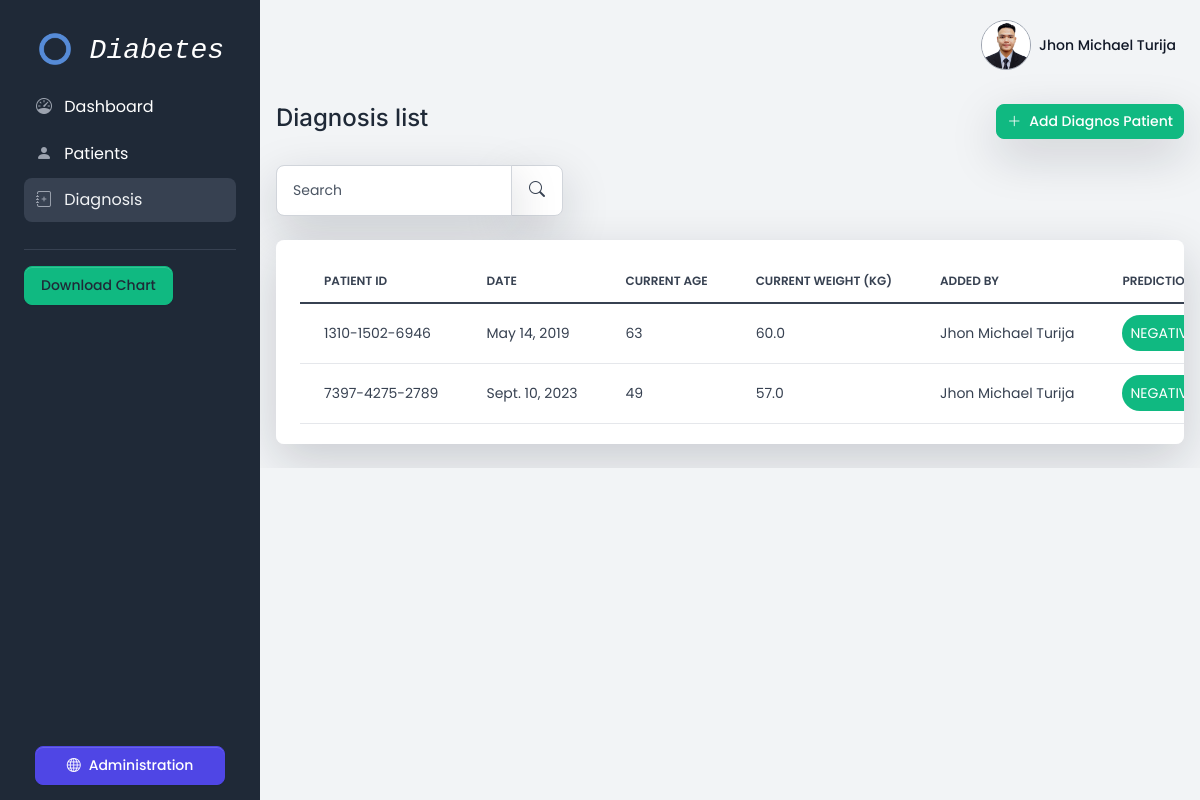
The page /diagnosis/ (signed in) on the database as committed earlier.
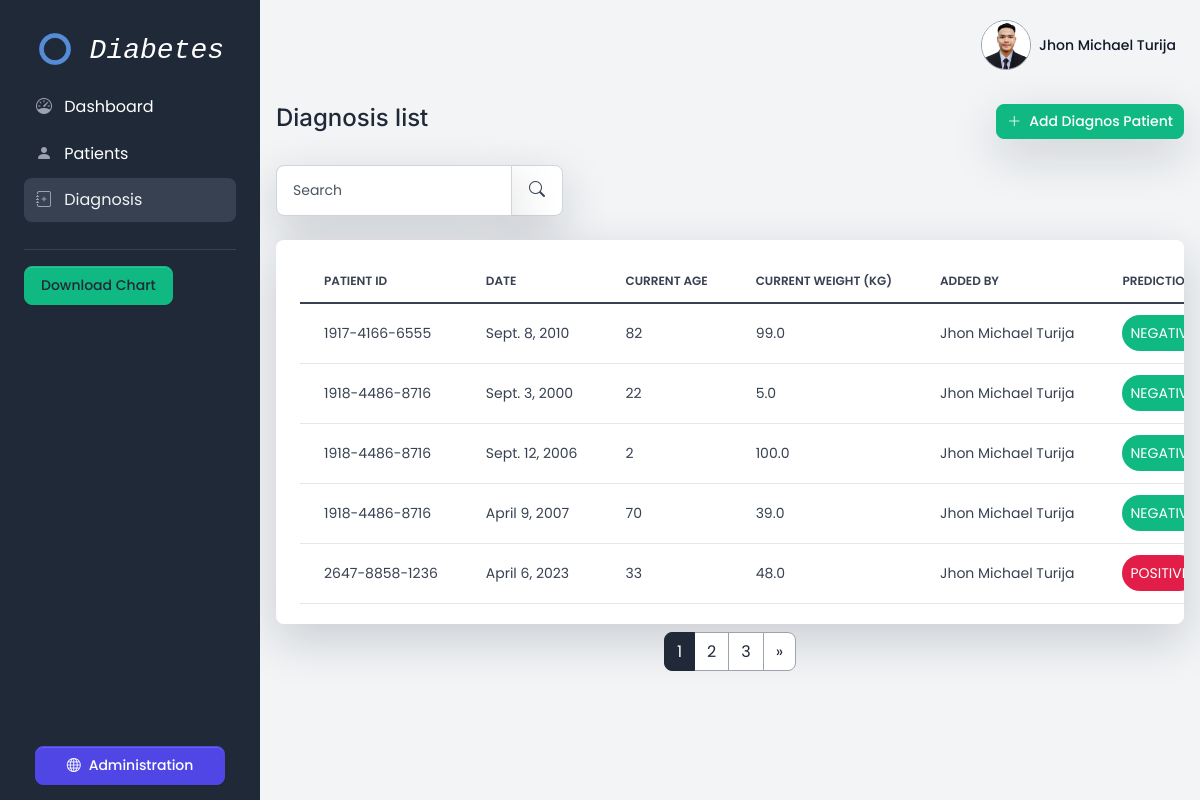
The same page on the database as committed later.
### diabetes/models.py (models this page shows, shortened)
class Diagnosis(models.Model):
     added_by = models.ForeignKey(User, on_delete=models.SET_NULL, null=True)
     patient = models.ForeignKey(Patient, on_delete=models.CASCADE)
     description = models.TextField(blank=True, null=True)
     date = models.DateField()
     created_at = models.DateTimeField(auto_now_add=True)
     updated_at = models.DateTimeField(auto_now=True)
     current_age = models.IntegerField(verbose_name='Current Age')
     current_weight = models.DecimalField(max_digits=5, decimal_places=1, verbose_name='Current Weight (kg)')
     test_pregnancies = models.IntegerField(verbose_name='Pregnancies')
     test_glucose = models.IntegerField(verbose_name='Glucose')
     test_blood_pressure = models.IntegerField(verbose_name='Blood Pressure')
     test_skin_thickness = models.IntegerField(verbose_name='Skin Thickness')
     test_insulin = models.IntegerField(verbose_name='Insulin')
     test_bmi = models.DecimalField(decimal_places=1, max_digits=5 ,verbose_name='BMI')
     test_diabetes_pedigree_function = models.DecimalField(decimal_places=3, max_digits=5 ,verbose_name='Diabetes Pedigree Function')
     prediction_result = models.BooleanField(null=True, blank=True, verbose_name='Prediction')
     class Meta:
          verbose_name_plural = 'Diagnosis'

class Patient(models.Model):
     added_by = models.ForeignKey(User, on_delete=models.SET_NULL, null=True)
     custom_patient_id = models.CharField(max_length=14, unique=True, default=generate_unique_id, verbose_name='Patient ID')
     first_name = models.CharField(max_length=255, verbose_name='First name')
     middle_name = models.CharField(max_length=255, null=True, blank=True, verbose_name='Middle name')
     last_name = models.CharField(max_length=255, verbose_name='Last name')
     sex = models.CharField(max_length=1,choices=(('M','M'),('F','F')))
     address = models.CharField(max_length=255, null=True, blank=True)
     barangay = models.ForeignKey(Barangay, on_delete=models.CASCADE)
     created_at = models.DateTimeField(auto_now_add=True)
     updated_at = models.DateTimeField(auto_now=True)

### diabetes/views.py (the view)
# urls.py: path('diagnosis/', views.diagnosis_index, name='diagnosis'),
@login_required(login_url='/login')
def diagnosis_index(request):
     search = request.GET.get('search')
     if search:
          queryset = Diagnosis.objects.filter(Q(patient__custom_patient_id__icontains=search) | Q(date__icontains=search)).order_by('-updated_at')
     else:
          search = ''
          queryset = Diagnosis.objects.all().order_by('-updated_at')
     items_per_page = 5
     paginator = Paginator(queryset, items_per_page)
     page_number = request.GET.get('page')
     diagnosis = paginator.get_page(page_number)
     return render(request, 'diabetes/diagnosis-index.html',{'diagnosis': diagnosis, 'search': search})

### diabetes/templates/diabetes/diagnosis-index.html (shortened to what this page needs)
{% extends 'diabetes/base.html' %}
{% block content %}
<x-app-layout>
	<div class="d-flex justify-content-between flex-wrap flex-md-nowrap align-items-center py-4">
		<div class="d-block mb-md-0">
			<h2 class="h4">Diagnosis list</h2>
		</div>
		<div class="btn-toolbar mb-2 mb-md-0">
			<a href="{% url 'diagnosis-create' %}" class="btn btn-sm btn-success shadow-lg d-inline-flex align-items-center text-white animate-up-1">
				<i class="icon icon-xs me-2 bi bi-plus-lg"></i>
				Add Diagnos Patient
			</a>
		</div>
	</div>
	<div class="table-settings mb-4">
		<div class="row align-items-center justify-content-between">
			<div class="col col-md-6 col-lg-3 col-xl-4">
				<form action="" method="GET">
					<div class="input-group me-2 me-lg-3 fmxw-400">
						<input type="text" name="search" value="{{ search }}" class="form-control shadow-lg" placeholder="Search">
						<span class="input-group-text shadow-lg">
							<button type="submit" class="btn btn-xs">
								<i class="icon fs-6 bi bi-search"></i>
							</button>
						</span>
					</div>
				</form>
			</div>
		</div>
	</div>
	<div class="card card-body border-0 shadow-lg table-wrapper table-responsive mb-2">
		<table class="table table-hover">
			<thead>
				<tr>
					<th class="border-gray-200">Patient ID</th>
					<th class="border-gray-200">Date</th>
					<th class="border-gray-200">Current Age</th>
					<th class="border-gray-200">Current Weight (kg)</th>
					<th class="border-gray-200">Added by</th>
					<th class="border-gray-200">Prediction</th>
				</tr>
			</thead>
			<tbody>
				{% for diagnos in diagnosis %}
					<tr>
						<td valign="middle">
							<span class="fw-normal">{{ diagnos.patient.custom_patient_id }}</span>
						</td>
						<td valign="middle"><span class="fw-normal">{{ diagnos.date }}</span></td>
						<td valign="middle"><span class="fw-normal">{{ diagnos.current_age }}</span></td>
						<td valign="middle"><span class="fw-normal">{{ diagnos.current_weight }}</span></td>
						<td valign="middle"><span class="fw-normal">{{ diagnos.added_by.first_name|title }} {{ diagnos.added_by.last_name|title }}</span></td>
						<td valign="middle"><span class="fw-normal">{% if diagnos.prediction_result == True %}<span class="bg-danger rounded-pill text-white p-2 ">POSITIVE</span>{% else %}<span class="bg-success text-white rounded-pill p-2">NEGATIVE</span>{% endif %}</span></td>
					</tr>
				{% endfor %}
			</tbody>
		</table>
	</div>
	<div class="d-flex justify-content-center">
		<nav aria-label="Page navigation example">
			<ul class="pagination">
			    {% for num in diagnosis.paginator.page_range %}
				   {% if num > diagnosis.number|add:'-3' and num < diagnosis.number|add:'3' %}
					  {% if num == diagnosis.number %}
							{% if diagnosis.paginator.num_pages != 1 %}
							    <li class="page-item active"><span class="page-link">{{ num }}</span></li>
							{% endif %}
					  {% else %}
						 <li class="page-item"><a class="page-link" href="?page={{ num }}{% if search %}&search={{ search }}{% endif %}">{{ num }}</a></li>
					  {% endif %}
				   {% endif %}
			    {% endfor %}
			    {% if diagnosis.has_next %}
				   <li class="page-item"><a class="page-link" href="?page={{ diagnosis.next_page_number }}{% if search %}&search={{ search }}{% endif %}">»</a></li>
			    {% endif %}
			</ul>
		 </nav>
		</div>
</x-app-layout>
{% endblock %}

Rows that differ between the two databases and show on the page:
no longer on this page (row unchanged): Diagnosis: patient.custom_patient_id "1310-1502-6946", date "May 14, 2019", current_age "63", current_weight "60.0", added_by.first_name "Jhon Michael", added_by.last_name "Turija", prediction_result "NEGATIVE"
no longer on this page (row unchanged): Diagnosis: patient.custom_patient_id "7397-4275-2789", date "Sept. 10, 2023", current_age "49", current_weight "57.0", added_by.first_name "Jhon Michael", added_by.last_name "Turija", prediction_result "NEGATIVE"
added Diagnosis: patient.custom_patient_id "1917-4166-6555", date "Sept. 8, 2010", current_age "82", current_weight "99.0", added_by.first_name "Jhon Michael", added_by.last_name "Turija", prediction_result "NEGATIVE"
added Diagnosis: patient.custom_patient_id "1918-4486-8716", date "Sept. 3, 2000", current_age "22", current_weight "5.0", added_by.first_name "Jhon Michael", added_by.last_name "Turija", prediction_result "NEGATIVE"
added Diagnosis: patient.custom_patient_id "1918-4486-8716", date "Sept. 12, 2006", current_age "2", current_weight "100.0", added_by.first_name "Jhon Michael", added_by.last_name "Turija", prediction_result "NEGATIVE"
added Diagnosis: patient.custom_patient_id "1918-4486-8716", date "April 9, 2007", current_age "70", current_weight "39.0", added_by.first_name "Jhon Michael", added_by.last_name "Turija", prediction_result "NEGATIVE"
added Diagnosis: patient.custom_patient_id "2647-8858-1236", date "April 6, 2023", current_age "33", current_weight "48.0", added_by.first_name "Jhon Michael", added_by.last_name "Turija", prediction_result "POSITIVE"
Other text that changed with them:
new list line: "1"
new list line: "2"
new list line: "3"
